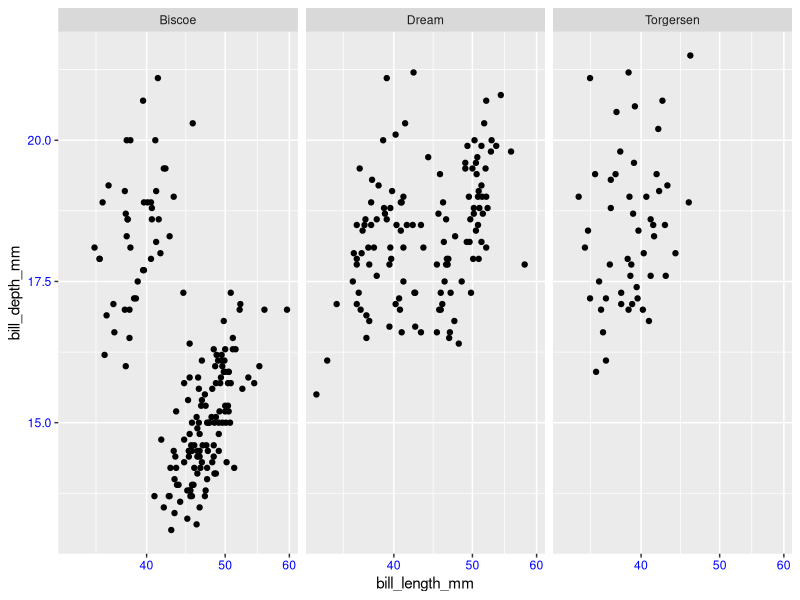
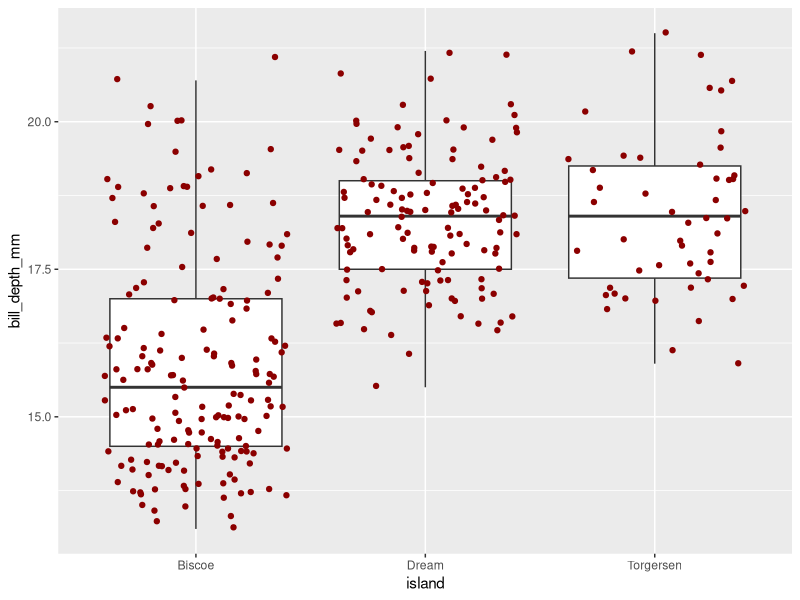
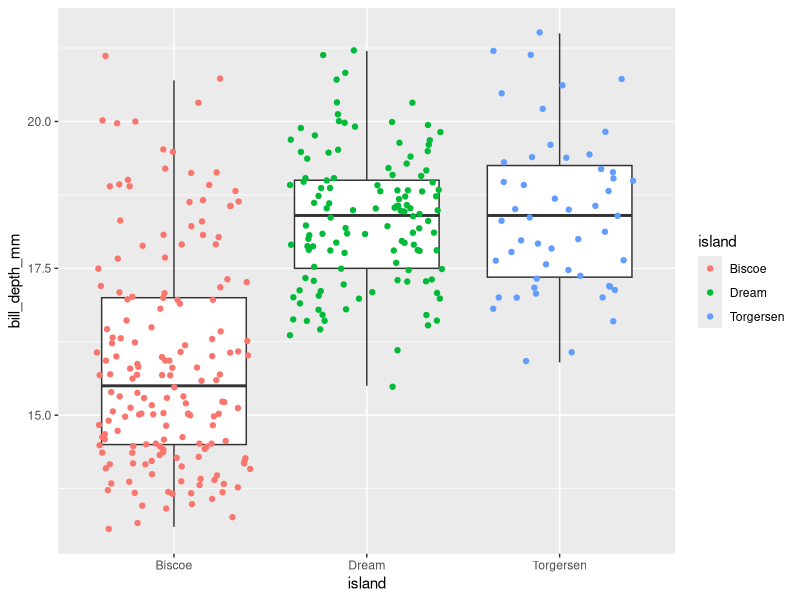
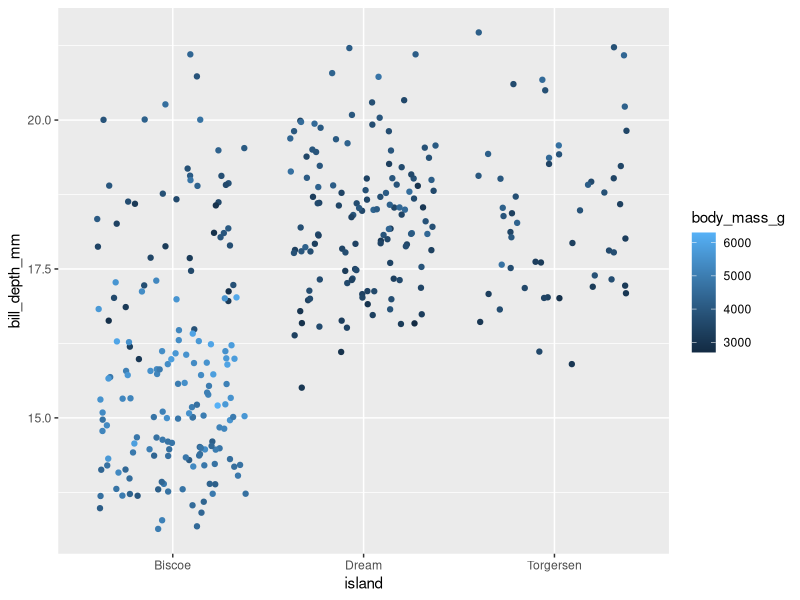
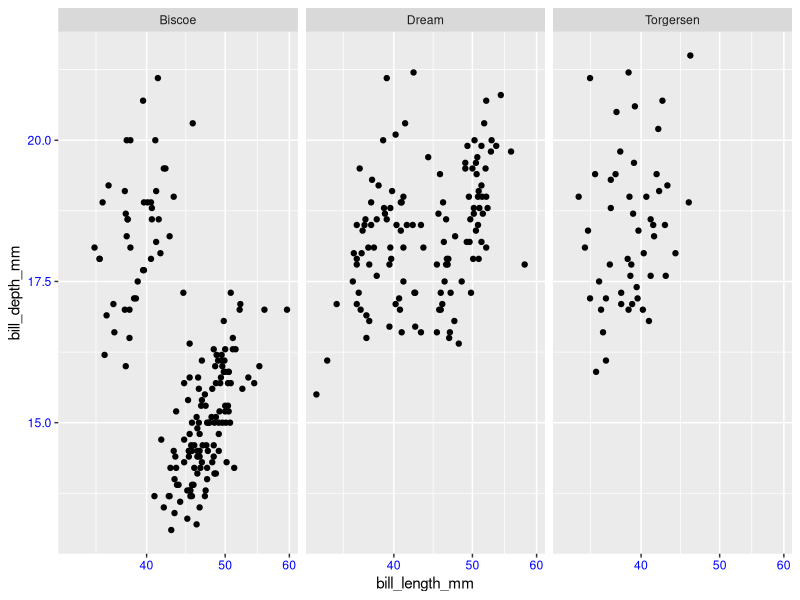
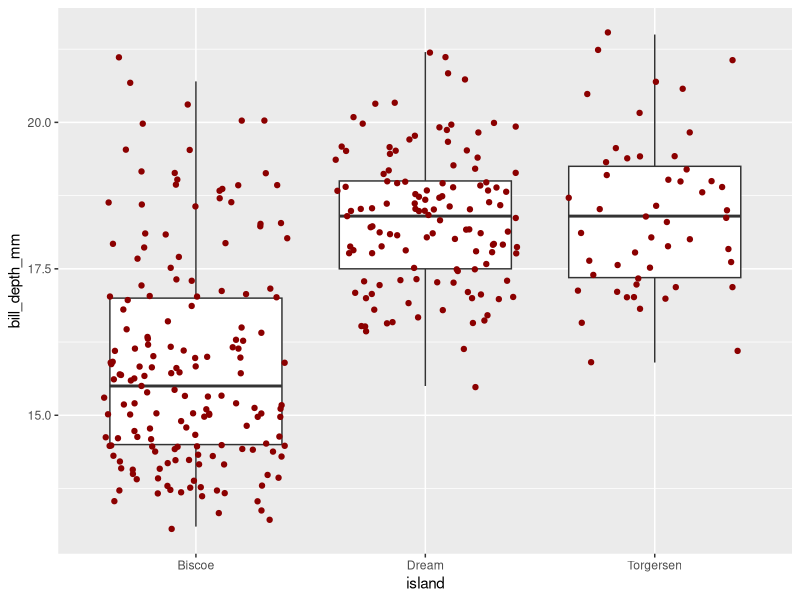
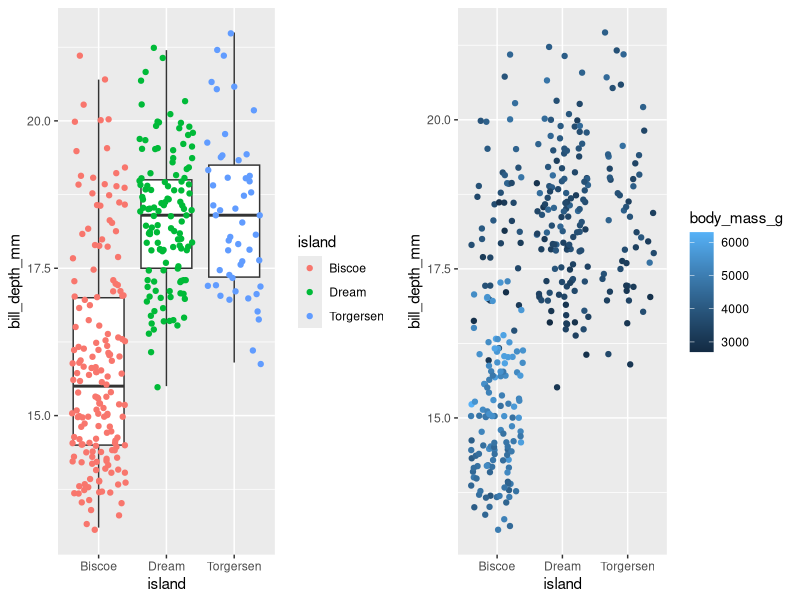

The R script that drew these images, in order:
library(tidyverse)
library(palmerpenguins)

p <- penguins %>% ggplot() + # Otra forma de introducir los datos
  
  # Capa del objeto geométrico, indicando la capa estética
  geom_point(aes(x = bill_length_mm, y = bill_depth_mm)) +
  # capa escala para modificar la escala del eje x
  scale_x_continuous(trans = "log10") +
  # capa estilo para modificar el color del texto de los ejes
  theme(axis.text = element_text(color = "blue")) +
  # capa multipanel
  facet_wrap( ~ island)

p

ggsave(
  file = "../assets/002_001_scatterplot.png",
  p,
  width = 4,
  height = 4,
  units = "in",
  dpi = 100
)


p <- penguins %>% ggplot() +
  # usamos geom_boxplot para visualizar el boxplot
  geom_boxplot(aes(x = island, y = bill_depth_mm), outlier.shape = NA) +
  # A continuación se introducen los puntos coloreados de rojo
  # El orden de los objetos geométricos es importante
  # En este caso los puntos se superponen al boxplot
  geom_jitter(aes(x = island, y = bill_depth_mm), color = "darkred")

p

ggsave(
  file = "../assets/002_002_boxpoints.png",
  p,
  width = 4,
  height = 4,
  units = "in",
  dpi = 100
)

p <- penguins %>% ggplot() +
  geom_boxplot(aes(x = island, y = bill_depth_mm), outlier.shape = NA) +
  # introducimos color en la función aes() y la asignamos a variable categórica
  geom_jitter(aes(x = island, y = bill_depth_mm, color = island))

p

p1 <- penguins %>% ggplot() +
  # introducimos color en la función aes() y la asignamos a variable numérica
  geom_jitter(aes(x = island, y = bill_depth_mm, color = body_mass_g))

p1


library(cowplot)

p <- plot_grid(p, p1, nrow = 1)

ggsave(
  file = "../assets/002_003_multi.png",
  p,
  width = 8,
  height = 4,
  units = "in",
  dpi = 100
)
